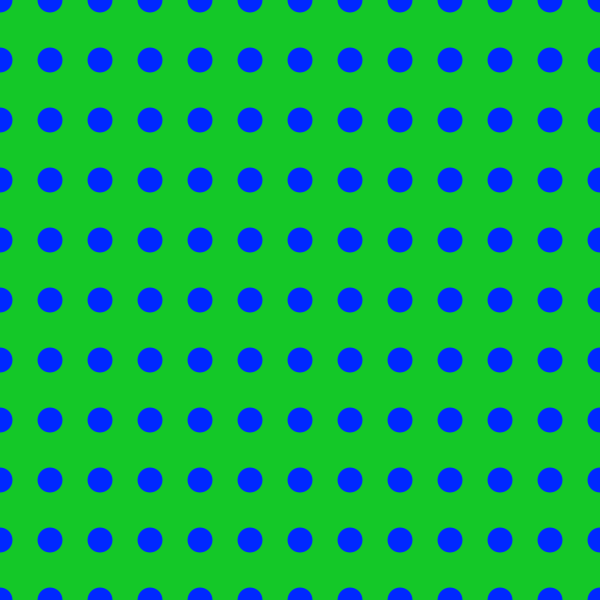
Frame 1 (no input)
Frame 2 (the mouse pressed at the canvas centre, redrawn once): identical to frame 1, image omitted

The Processing sketch that drew this single still picture (run headless with seeded random() and noise(); the mouse was pressed at the canvas centre and the sketch redrawn once):

// Processing sketch: processing_113956
// ── processing_113956.pde

//create a field of circles
void setup() {
  size(600, 600);
  noLoop();//don't loop through the draw loop
}

void draw() {
  background(20, 200, 40);
  noStroke();
  fill(0, 40, 255);
  for ( int yPos = 0; yPos <= height; yPos += height/10) {
    //draw 10 ellipses up and down
    for (int xPos = 0; xPos <= width; xPos = xPos + 50) {
      //draw ellipses 50 pixels apart left and right
      ellipse(xPos, yPos, 25, 25);
    }
  }
}
